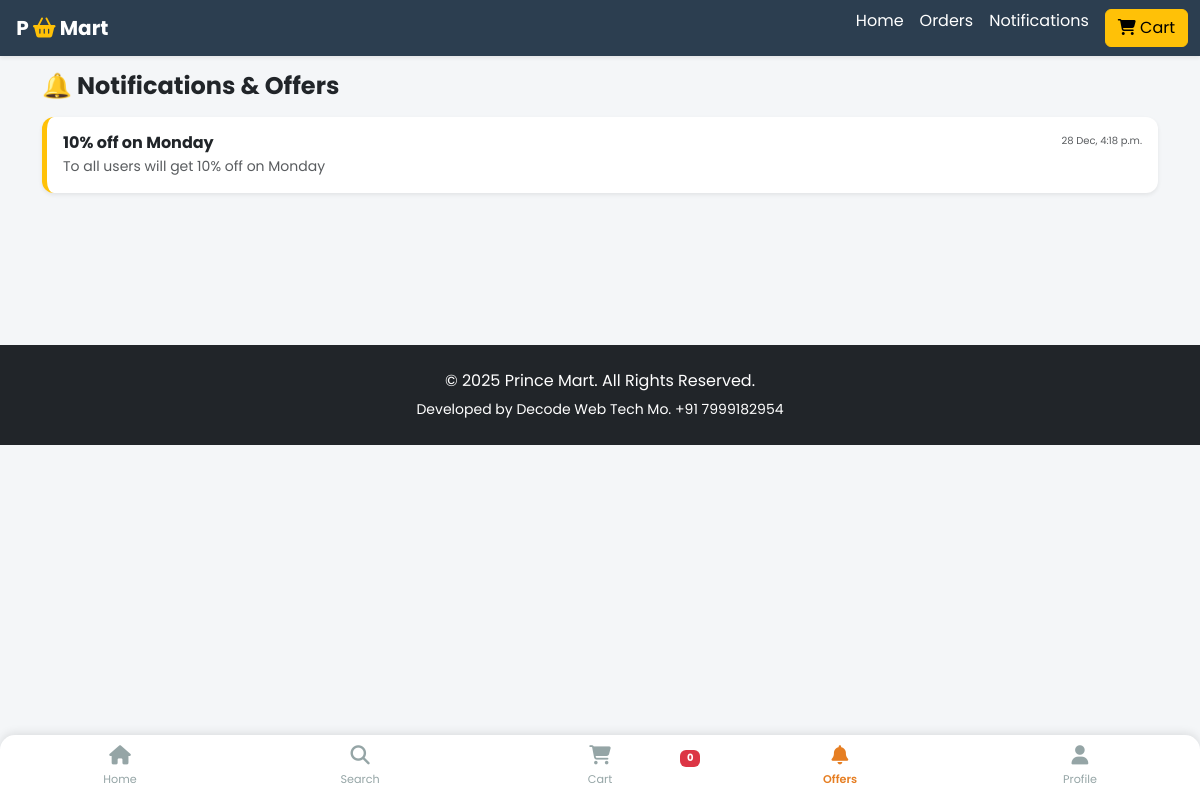
/notifications/, run on the app's committed database.
### store/models.py (models this page shows, shortened)
class Notification(models.Model):
    title = models.CharField(max_length=100)
    message = models.TextField()
    date = models.DateTimeField(auto_now_add=True)
    for_admin = models.BooleanField(default=False) # True = Admin ke liye (New Order)
    for_user_phone = models.CharField(max_length=15, null=True, blank=True) # Null = Sabke liye (Broadcast Offer)
    link = models.CharField(max_length=200, blank=True, null=True)
    is_read = models.BooleanField(default=False)

### store/views.py (the view)
# urls.py: path('notifications/', views.notifications, name='notifications'),
def notifications(request):
    phone = request.session.get('customer_phone')
    notifs = Notification.objects.filter(
        (Q(for_user_phone__isnull=True) | Q(for_user_phone=phone)) & Q(for_admin=False)
    ).order_by('-date')
    return render(request, 'notifications.html', {'notifs': notifs})

### store/context_processors.py (called while the page is built)
def _cart_id(request):
    cart = request.session.session_key
    if not cart:
        cart = request.session.create()
    return cart

def cart_count(request):
    item_count = 0
    try:
        cart = Cart.objects.filter(cart_id=_cart_id(request))
        if cart.exists():
            cart_items = CartItem.objects.filter(cart=cart[0])
            for item in cart_items:
                item_count += item.quantity
    except Exception as e:
        item_count = 0
    return {'cart_count': item_count}

### templates/notifications.html
{% extends 'base.html' %}
{% block content %}
<div class="mb-4">
    <h4 class="fw-bold mb-3">🔔 Notifications & Offers</h4>
    {% if notifs %}
        {% for notif in notifs %}
        <div class="card mb-3 shadow-sm border-0" style="border-radius: 12px; border-left: 5px solid #ffc107 !important;">
            <div class="card-body">
                <div class="d-flex justify-content-between">
                    <h6 class="fw-bold mb-1">{{ notif.title }}</h6>
                    <small class="text-muted" style="font-size: 10px;">{{ notif.date|date:"d M, P" }}</small>
                </div>
                <p class="text-muted mb-0 small">{{ notif.message }}</p>
            </div>
        </div>
        {% endfor %}
    {% else %}
        <div class="text-center mt-5 text-muted">
            <i class="far fa-bell-slash fa-3x mb-3"></i>
            <p>Filhal koi naya offer nahi hai.</p>
        </div>
    {% endif %}
</div>
<div style="height: 80px;"></div>
{% endblock %}

### templates/base.html (style rules this page uses)
body { font-family: 'Poppins', sans-serif; background-color: #f4f6f8; padding-bottom: 80px; }
:root { --primary-color: #e67e22; --secondary-color: #2c3e50; }

### data on the page
Notification: title "10% off on Monday", date "28 Dec, 4:18 p.m.", message "To all users will get 10% off on Monday"

### other printed values
{{ cart_count }} "0"
